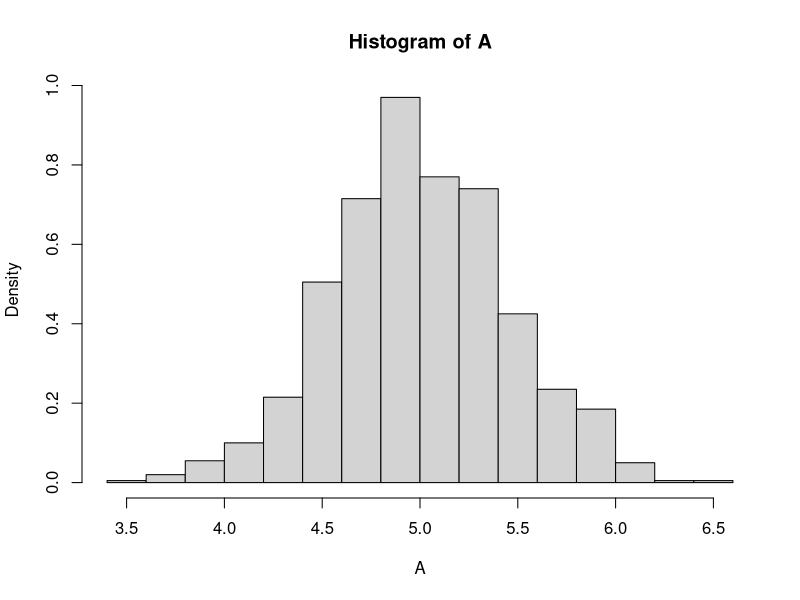
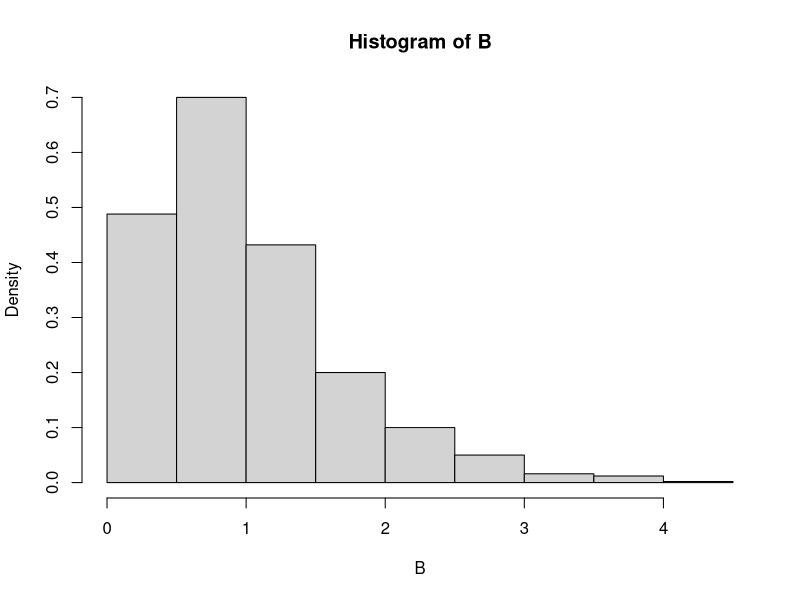

Generate these figures, in order, with R:
dataLength <- 1000
A <- vector(mode = "list", length = dataLength)
B <- vector(mode = "list", length = dataLength)

for (i in 1:dataLength)
{
  n = 5
  
  muestra <- rnorm(n, mean = 5, sd = 1)
  
  EstProm <- sum(muestra)/n
  A[i] <- EstProm
  
  
  mses <- sapply(muestra, function(x) (x - EstProm)^2)
  EstCuaVar <- (1/(n-1))*sum(mses)
  B[i] <- EstCuaVar
}

A <- gsub(",", "", A)
A <- as.numeric(A)
hist(A, freq = FALSE)
summary(A)

B <- gsub(",", "", B)
B <- as.numeric(B)
hist(B, freq = FALSE)
summary(B)
